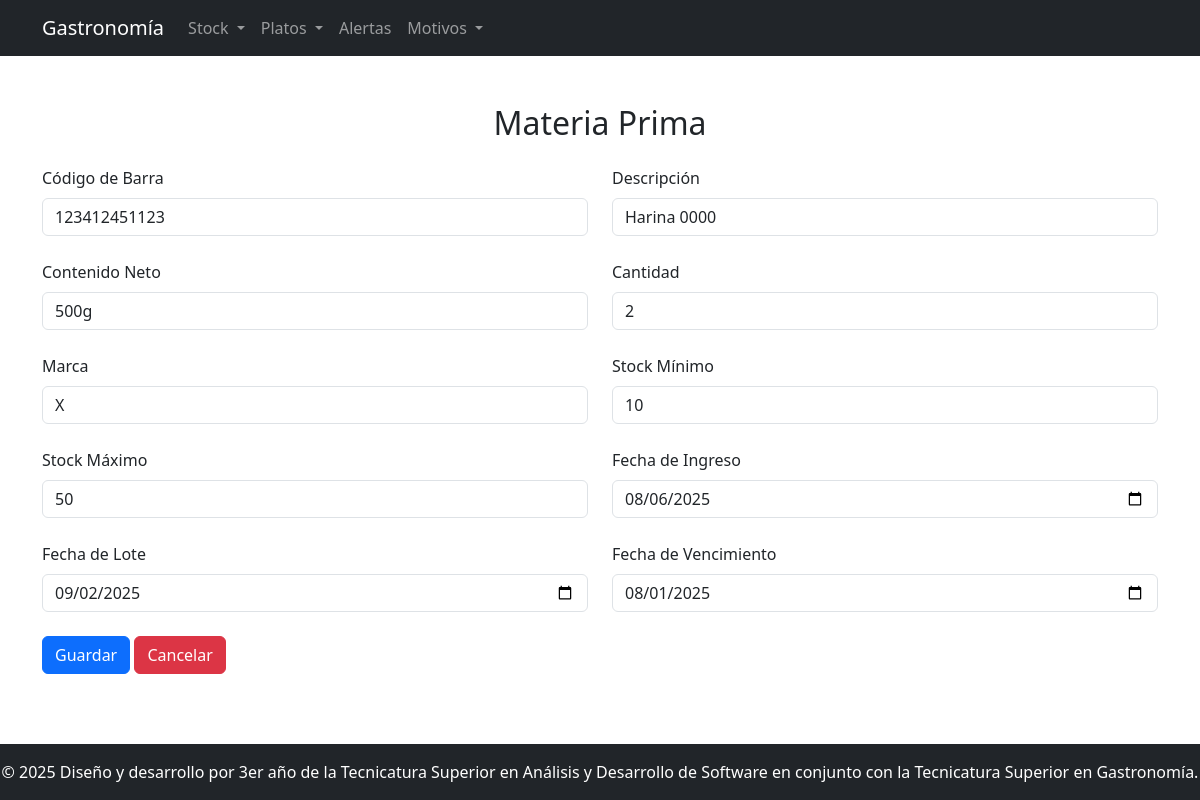
Screenshot of /materia_prima.php?id=2 with the database file from the repository.
### tables this page shows
CREATE TABLE `ingreso_materia_prima` (
  `id` int(11) NOT NULL,
  `id_materia_prima` int(50) NOT NULL,
  `fecha` date NOT NULL,
  `cantidad` float NOT NULL,
  `fecha_lote` date NOT NULL,
  `fecha_vencimiento` date NOT NULL
);

CREATE TABLE `materia_prima` (
  `id` int(11) NOT NULL,
  `codigo_barra` varchar(200) NOT NULL,
  `descripcion` varchar(200) NOT NULL,
  `contenido_neto` varchar(200) NOT NULL COMMENT 'unidad de medida',
  `marca` varchar(200) NOT NULL,
  `stock_minimo` double NOT NULL,
  `stock_maximo` double NOT NULL
);

### materia_prima.php (the view, shortened to what this page needs)
<?php
include 'conectar.php';
$edicion = false;
$datos = [
    'codigo_barra' => '',
    'descripcion' => '',
    'contenido_neto' => '',
    'cantidad' => '',
    'marca' => '',
    'stock_minimo' => '',
    'stock_maximo' => '',
    'fecha' => '',
    'fecha_lote' => '',
    'fecha_vencimiento' => ''
];
if (isset($_GET['id'])) {
    $edicion = true;
    $id = $_GET['id'];
    $sql = "SELECT mp.id, mp.codigo_barra, mp.descripcion, mp.contenido_neto, mp.marca,
       mp.stock_minimo, mp.stock_maximo,
       imp.fecha, imp.cantidad, imp.fecha_lote, imp.fecha_vencimiento
       FROM materia_prima mp
       LEFT JOIN ingreso_materia_prima imp
       ON imp.id_materia_prima = mp.id
       WHERE mp.id = ?
       ORDER BY imp.fecha DESC
       LIMIT 1";
    $stmt = $conexion->prepare($sql);
    $stmt->bind_param("i", $id);
    $stmt->execute();
    $resultado = $stmt->get_result();
    if ($resultado->num_rows > 0) {
        $datos = $resultado->fetch_assoc();
    } else {
        header("Location: materiaprima_lista.php?error=notfound");
        exit;
    }
}
?>
<!DOCTYPE html>
<html lang="es">
<head>
    <link rel='stylesheet' type='text/css' href='css/bootstrap.min.css'>
</head>
<body class="d-flex flex-column min-vh-100">
    <?php include 'includes/header.php'; ?>
    <div class="container mt-5 mb-5 flex-grow-1">
        <h2 class="mb-4 text-center">Materia Prima</h2>
        <form action="<?= $edicion ? 'materiaprima_actualizar.php' : 'materiaprima_guardar.php' ?>" method="POST">
            <div class="row row-cols-1 row-cols-md-2 g-4">
                <div class="col-sm-6">
                    <label for="cod_barra" class="form-label">Código de Barra</label>
                    <input type="text" class="form-control" id="cod_barra" name="cod_barra"
                        value="<?= htmlspecialchars($datos['codigo_barra']) ?>" required>
                </div>
                <div class="col-sm-6">
                    <label for="descript" class="form-label">Descripción</label>
                    <input type="text" class="form-control" id="descript" name="descript"
                        value="<?= htmlspecialchars($datos['descripcion']) ?>" required>
                </div>
                <div class="col-sm-6">
                    <label for="cont_neto" class="form-label">Contenido Neto</label>
                    <input type="text" class="form-control" id="cont_neto" name="cont_neto"
                        value="<?= htmlspecialchars($datos['contenido_neto']) ?>" placeholder="Contenido Neto de la materia prima en su unidad de medida" required>
                </div>
                <div class="col-sm-6">
                    <label for="cantidad" class="form-label">Cantidad</label>
                    <input type="number" class="form-control" id="cantidad" name="cantidad"
                        value="<?= htmlspecialchars($datos['cantidad']) ?>" placeholder="Cantidad de la materia prima" required>
                </div>
                <div class="col-sm-6">
                    <label for="marca" class="form-label">Marca</label>
                    <input type="text" class="form-control" id="marca" name="marca"
                        value="<?= htmlspecialchars($datos['marca']) ?>" placeholder="Marca" required>
                </div>
                <div class="col-sm-6">
                    <label for="stock_minimo" class="form-label">Stock Mínimo</label>
                    <input type="number" class="form-control" id="stock_minimo" name="stock_minimo"
                        value="<?= htmlspecialchars($datos['stock_minimo']) ?>" required>
                </div>
                <div class="col-sm-6">
                    <label for="stock_maximo" class="form-label">Stock Máximo</label>
                    <input type="number" class="form-control" id="stock_maximo" name="stock_maximo"
                        value="<?= htmlspecialchars($datos['stock_maximo']) ?>" required>
                </div>
                <div class="col-sm-6">
                    <label for="fecha" class="form-label">Fecha de Ingreso</label>
                    <input type="date" class="form-control" id="fcha_ing" name="fcha_ing"
                        value="<?= htmlspecialchars($datos['fecha']) ?>" required>
                </div>
                <div class="col-sm-6">
                    <label for="fecha_lote" class="form-label">Fecha de Lote</label>
                    <input type="date" class="form-control" id="fcha_lote" name="fcha_lote"
                        value="<?= htmlspecialchars($datos['fecha_lote']) ?>" required>
                </div>
                <div class="col-sm-6">
                    <label for="fecha_vencimiento" class="form-label">Fecha de Vencimiento</label>
                    <input type="date" class="form-control" id="fcha_vto" name="fcha_vto"
                        value="<?= htmlspecialchars($datos['fecha_vencimiento']) ?>" required>
                </div>
            </div>
            <br>
            <div class="row row-cols-1 row-cols-md-2 g-4">
                <div class="col-sm-6">
                    <button class="btn btn-primary" type="submit">Guardar</button>
                    <a href="materiaprima_lista.php" class="btn btn-danger">Cancelar</a>
                </div>
            </div>
        </form>
    </div>
    <?php include 'includes/footer.php'; ?>
</body>
</html>

### rows the page displays
ingreso_materia_prima: cod_barra "123412451123", descript "Harina 0000", cont_neto "500g", cantidad "2", marca "X", stock_minimo "10", stock_maximo "50", fcha_ing "08/06/2025", fcha_lote "09/02/2025", fcha_vto "08/01/2025"
